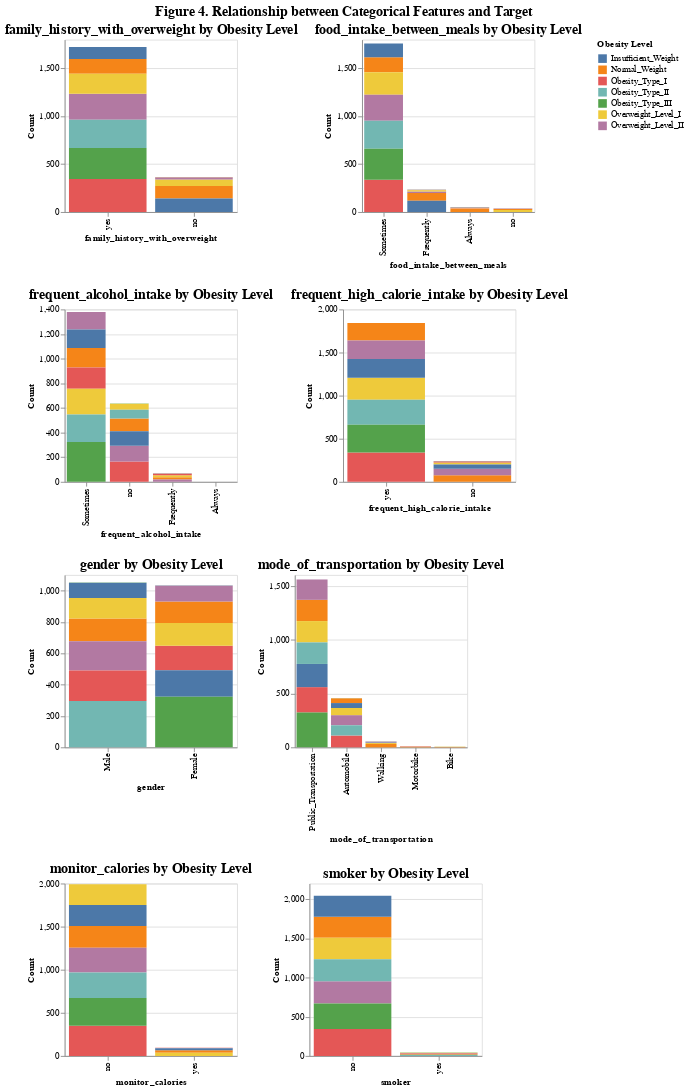

The cell this chart's notebook holds for it:
### Code cell
# Plot 4: Relationship between categorical features and target

# Select binary/categorical features (excluding numeric features)
categorical_features = train_df.select_dtypes(exclude=['float64', 'int64']).columns.difference(['obesity_level'])

# Create a list to store individual charts
charts = []

# Loop through each categorical feature
for feature in categorical_features:
    # Create a bar chart for the current feature
    chart = alt.Chart(merged_df).mark_bar().encode(
        x=alt.X(f"{feature}:N", title=feature, sort='-y'),  # Sort categories by count (descending)
        y=alt.Y('count():Q', title='Count'),
        color=alt.Color('obesity_level:N', title='Obesity Level'),
        order=alt.Order('count():Q', sort='descending')  # Sort stack order by count, ascending
    ).properties(
        title=f'{feature} by Obesity Level',
        width=200,
        height=200
    )
    charts.append(chart)

# Arrange charts in rows of 2 columns
rows = [alt.hconcat(*charts[i:i+2]) for i in range(0, len(charts), 2)]

# Combine all rows into a vertical concatenation
combined_chart = alt.vconcat(*rows).properties(
    title="Figure 4. Relationship between Categorical Features and Target"
).configure_title(
    fontSize=16,
    anchor='middle',  
    font='Arial'
)

# Display the combined chart
combined_chart
